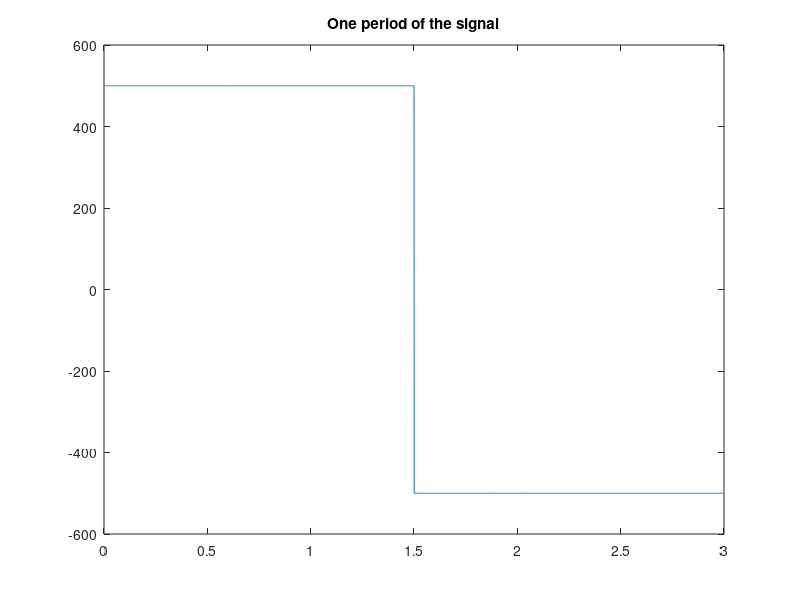

The MATLAB script that drew this image: (Note: this script raises an error after producing the figure.)
%% Exam Simulation
% 6. Assuming that the external torque C(t) has the periodic form reported in Fig.4,
% with a period T = 3s and Cmax = 500 Nm, compute the steady-state response of
% the horizontal displacement A, neglecting any contribution of the external load for
% harmonics higher than the third.

%% Periodic external torque

T = 3;
Cmax = 500;
fsample = 1000;
dt = 1/fsample;
t = dt:dt:T;
N = length(t);
Torque = zeros(1,N);
Torque(1:end/2) = Cmax;
Torque(end/2+1:end) = -Cmax;

figure
plot(t,Torque);
title('One period of the signal')
% All the odd armonic will be equal to 0

fTorque = fft(Torque);
nmax = N/2;
delta_f = 1/T;
freq = delta_f*[0:(nmax-1)];
Torque_mod(1) = fTorque(1)/N;  % Torque modulus at 0 Hz
Torque_mod(2:end) = 2*abs(fTorque(2:end))/N;
Torque_phase(1)=0;
Torque_phase(2:end)= angle(fTorque(2:end));



